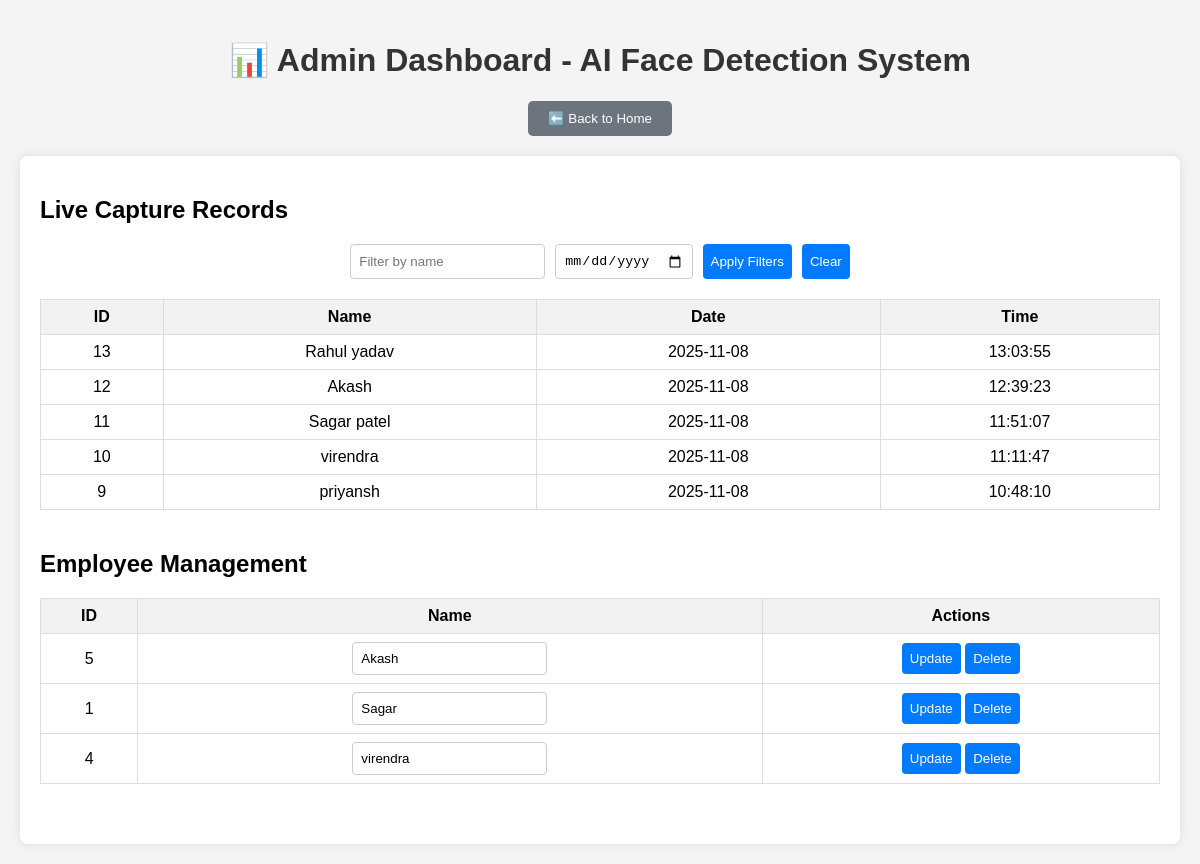
Page /admin_dashboard on the committed database.
### tables this page shows
CREATE TABLE attendance (
            id INTEGER PRIMARY KEY AUTOINCREMENT,
            name TEXT NOT NULL,
            date TEXT NOT NULL,
            time TEXT NOT NULL,
            UNIQUE(name, date)
        );

CREATE TABLE employees (
            id INTEGER PRIMARY KEY AUTOINCREMENT,
            name TEXT UNIQUE,
            encoding BLOB
        );

### app.py (the view)
@app.route('/admin_dashboard')
def hr_dashboard():
    name_filter = request.args.get('name', '')
    date_filter = request.args.get('date', '')
    conn = sqlite3.connect(DB_FILE)
    cur = conn.cursor()
    query = "SELECT id, name, date, time FROM attendance WHERE 1=1"
    params = []
    if name_filter:
        query += " AND name LIKE ?"
        params.append(f'%{name_filter}%')
    if date_filter:
        query += " AND date = ?"
        params.append(date_filter)
    query += " ORDER BY id DESC LIMIT 100"
    cur.execute(query, params)
    attendance_rows = cur.fetchall()
    cur.execute("SELECT id, name FROM employees ORDER BY name")
    employee_rows = cur.fetchall()
    conn.close()
    return render_template('hr_dashboard.html', attendance=attendance_rows, employees=employee_rows, name_filter=name_filter, date_filter=date_filter)

### templates/hr_dashboard.html (shortened to what this page needs)
<!DOCTYPE html>
<html lang="en">
  <head>
  </head>
  <body>
    <h1>📊 Admin Dashboard - AI Face Detection System</h1>
    <div style="text-align: center; margin-bottom: 20px">
      <button
        onclick="goBack()"
        style="
          padding: 10px 20px;
          background-color: #6c757d;
          color: white;
          border: none;
          border-radius: 5px;
          cursor: pointer;
        "
      >
        ⬅️ Back to Home
      </button>
    </div>
    <div class="container">
      <div class="section">
        <h2>Live Capture Records</h2>
        <div class="filters">
          <input
            type="text"
            id="nameFilter"
            placeholder="Filter by name"
            value="{{ name_filter }}"
          />
          <input type="date" id="dateFilter" value="{{ date_filter }}" />
          <button onclick="applyFilters()">Apply Filters</button>
          <button onclick="clearFilters()">Clear</button>
        </div>
        <table>
          <thead>
            <tr>
              <th>ID</th>
              <th>Name</th>
              <th>Date</th>
              <th>Time</th>
            </tr>
          </thead>
          <tbody>
            {% for row in attendance %}
            <tr>
              <td>{{ row[0] }}</td>
              <td>{{ row[1] }}</td>
              <td>{{ row[2] }}</td>
              <td>{{ row[3] }}</td>
            </tr>
            {% endfor %}
          </tbody>
        </table>
      </div>
      <div class="section">
        <h2>Employee Management</h2>
        <table>
          <thead>
            <tr>
              <th>ID</th>
              <th>Name</th>
              <th>Actions</th>
            </tr>
          </thead>
          <tbody>
            {% for emp in employees %}
            <tr>
              <td>{{ emp[0] }}</td>
              <td>
                <input
                  type="text"
                  value="{{ emp[1] }}"
                  id="name-{{ emp[0] }}"
                />
              </td>
              <td>
                <button onclick="updateEmployee({{ emp[0] }})">Update</button>
                <button onclick="deleteEmployee({{ emp[0] }})">Delete</button>
              </td>
            </tr>
            {% endfor %}
          </tbody>
        </table>
      </div>
    </div>
  </body>
</html>

### templates/hr_dashboard.html (style rules this page uses)
body { font-family: Arial, sans-serif; margin: 0; padding: 20px; background-color: #f4f4f4; }
h1 { text-align: center; color: #333; }
.container { max-width: 1200px; margin: auto; background: white; padding: 20px; border-radius: 8px; box-shadow: 0 0 10px rgba(0, 0, 0, 0.1); }
.filters { display: flex; justify-content: center; gap: 10px; margin-bottom: 20px; flex-wrap: wrap; }
input, button { padding: 8px; border: 1px solid #ccc; border-radius: 4px; }
button { background-color: #007bff; color: white; border: none; cursor: pointer; }
table { width: 100%; border-collapse: collapse; margin-top: 20px; }
th, td { border: 1px solid #ddd; padding: 8px; text-align: center; }
th { background-color: #f2f2f2; }
.section { margin-bottom: 40px; }

### rows in the picture
attendance: id "13", name "Rahul yadav", date "2025-11-08", time "13:03:55"
attendance: id "12", name "Akash", date "2025-11-08", time "12:39:23"
attendance: id "11", name "Sagar patel", date "2025-11-08", time "11:51:07"
attendance: id "10", name "virendra", date "2025-11-08", time "11:11:47"
attendance: id "9", name "priyansh", date "2025-11-08", time "10:48:10"
employees: id "5", name "Akash"
employees: id "1", name "Sagar"
employees: id "4", name "virendra"
